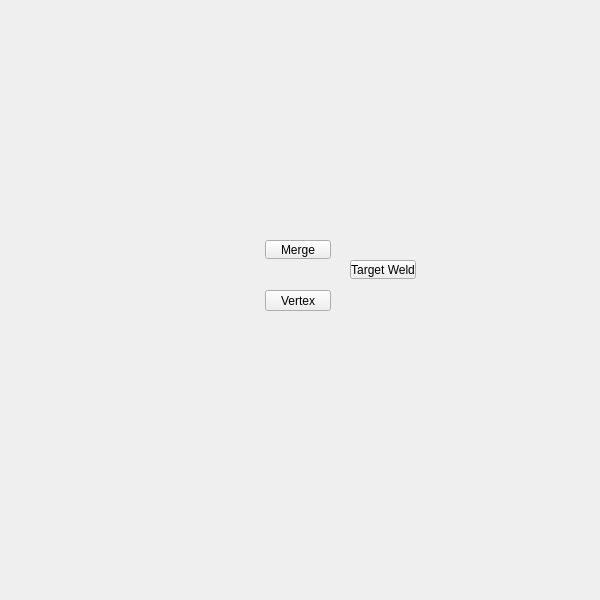
<?xml version="1.0" encoding="UTF-8"?>
<ui version="4.0">
 <class>QtUi</class>
 <widget class="QMainWindow" name="QtUi">
  <property name="enabled">
   <bool>true</bool>
  </property>
  <property name="geometry">
   <rect>
    <x>0</x>
    <y>0</y>
    <width>600</width>
    <height>600</height>
   </rect>
  </property>
  <property name="sizePolicy">
   <sizepolicy hsizetype="Ignored" vsizetype="Ignored">
    <horstretch>0</horstretch>
    <verstretch>0</verstretch>
   </sizepolicy>
  </property>
  <property name="minimumSize">
   <size>
    <width>0</width>
    <height>0</height>
   </size>
  </property>
  <property name="maximumSize">
   <size>
    <width>600</width>
    <height>600</height>
   </size>
  </property>
  <property name="cursor">
   <cursorShape>ArrowCursor</cursorShape>
  </property>
  <property name="windowTitle">
   <string>Toolkit</string>
  </property>
  <property name="whatsThis">
   <string>main</string>
  </property>
  <property name="toolButtonStyle">
   <enum>Qt::ToolButtonIconOnly</enum>
  </property>
  <property name="tabShape">
   <enum>QTabWidget::Triangular</enum>
  </property>
  <property name="dockNestingEnabled">
   <bool>true</bool>
  </property>
  <property name="dockOptions">
   <set>QMainWindow::AllowNestedDocks|QMainWindow::AllowTabbedDocks|QMainWindow::AnimatedDocks|QMainWindow::ForceTabbedDocks</set>
  </property>
  <widget class="QWidget" name="mainWindow">
   <property name="sizePolicy">
    <sizepolicy hsizetype="Ignored" vsizetype="Ignored">
     <horstretch>0</horstretch>
     <verstretch>0</verstretch>
    </sizepolicy>
   </property>
   <widget class="ToolButton" name="tb000">
    <property name="enabled">
     <bool>true</bool>
    </property>
    <property name="geometry">
     <rect>
      <x>265</x>
      <y>240</y>
      <width>66</width>
      <height>19</height>
     </rect>
    </property>
    <property name="maximumSize">
     <size>
      <width>111</width>
      <height>19</height>
     </size>
    </property>
    <property name="toolTip">
     <string>Merge selected components.  (default: to center)</string>
    </property>
    <property name="text">
     <string>Merge</string>
    </property>
    <property name="iconSize">
     <size>
      <width>18</width>
      <height>18</height>
     </size>
    </property>
   </widget>
   <widget class="QPushButton" name="i000">
    <property name="geometry">
     <rect>
      <x>265</x>
      <y>290</y>
      <width>66</width>
      <height>21</height>
     </rect>
    </property>
    <property name="minimumSize">
     <size>
      <width>0</width>
      <height>21</height>
     </size>
    </property>
    <property name="maximumSize">
     <size>
      <width>16777215</width>
      <height>21</height>
     </size>
    </property>
    <property name="whatsThis">
     <string>polygons_vertex</string>
    </property>
    <property name="text">
     <string>Vertex</string>
    </property>
   </widget>
   <widget class="QPushButton" name="b043">
    <property name="enabled">
     <bool>true</bool>
    </property>
    <property name="geometry">
     <rect>
      <x>350</x>
      <y>260</y>
      <width>66</width>
      <height>19</height>
     </rect>
    </property>
    <property name="maximumSize">
     <size>
      <width>111</width>
      <height>19</height>
     </size>
    </property>
    <property name="toolTip">
     <string>Merge two edges or vertices into a single component</string>
    </property>
    <property name="text">
     <string>Target Weld</string>
    </property>
    <property name="iconSize">
     <size>
      <width>18</width>
      <height>18</height>
     </size>
    </property>
    <property name="balette" stdset="0">
     <palette>
      <active>
       <colorrole role="Button">
        <brush brushstyle="SolidPattern">
         <color alpha="255">
          <red>80</red>
          <green>80</green>
          <blue>80</blue>
         </color>
        </brush>
       </colorrole>
      </active>
      <inactive>
       <colorrole role="Button">
        <brush brushstyle="SolidPattern">
         <color alpha="255">
          <red>80</red>
          <green>80</green>
          <blue>80</blue>
         </color>
        </brush>
       </colorrole>
      </inactive>
      <disabled>
       <colorrole role="Button">
        <brush brushstyle="SolidPattern">
         <color alpha="255">
          <red>80</red>
          <green>80</green>
          <blue>80</blue>
         </color>
        </brush>
       </colorrole>
      </disabled>
     </palette>
    </property>
   </widget>
  </widget>
 </widget>
 <customwidgets>
  <customwidget>
   <class>ToolButton</class>
   <extends>QToolButton</extends>
   <header>widgets.toolbutton.h</header>
  </customwidget>
 </customwidgets>
 <resources/>
 <connections/>
 <designerdata>
  <property name="gridDeltaX">
   <number>5</number>
  </property>
  <property name="gridDeltaY">
   <number>10</number>
  </property>
  <property name="gridSnapX">
   <bool>true</bool>
  </property>
  <property name="gridSnapY">
   <bool>true</bool>
  </property>
  <property name="gridVisible">
   <bool>true</bool>
  </property>
 </designerdata>
</ui>
